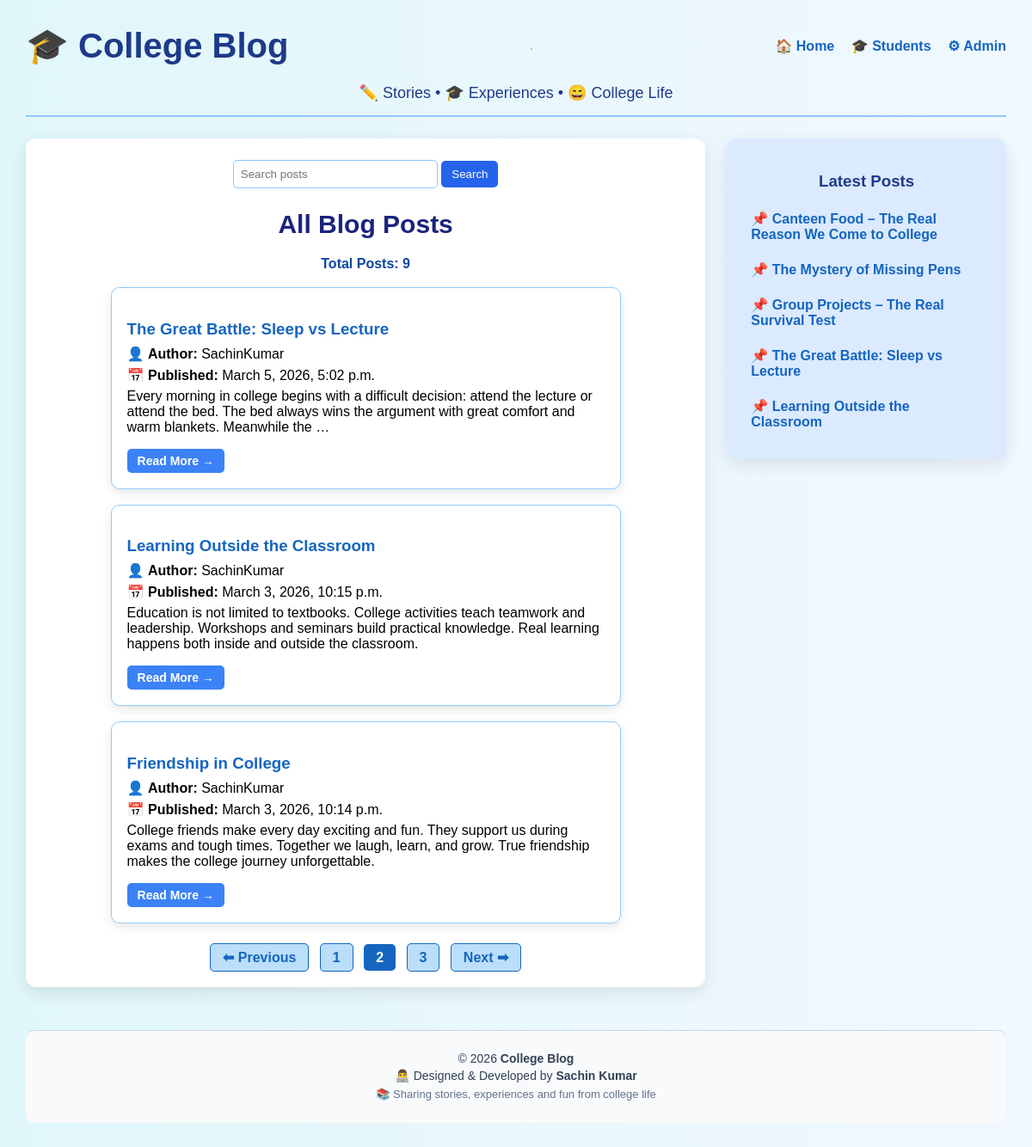
Screenshot of /?page=2 with the database file from the repository.
### blog/models.py (models this page shows, shortened)
class Post(models.Model):
    class Status(models.TextChoices):
        DRAFT = 'DF', 'Draft'
        PUBLISHED = 'PB', 'Published'
    title = models.CharField(max_length=250)
    slug = models.SlugField(max_length=250)
    body = models.TextField()
    publish = models.DateTimeField(default=timezone.now, db_index=True)
    created = models.DateTimeField(auto_now_add=True)
    updated = models.DateTimeField(auto_now=True)
    status = models.CharField(
        max_length=2,
        choices=Status.choices,
        default=Status.DRAFT
    )
    author = models.ForeignKey(
        settings.AUTH_USER_MODEL,
        on_delete=models.CASCADE,
        related_name='blog_posts'
    )
    objects = models.Manager()
    published = PublishedManager()
    class Meta:
        ordering = ['-publish']
    from django.urls import reverse
    from django.urls import reverse
    def get_absolute_url(self):
     return f"/{self.publish.year}/{self.publish.month}/{self.publish.day}/{self.slug}/"

### blog/views.py (the view)
# urls.py: path('', views.post_list, name='post_list'),
def post_list(request):
    query = request.GET.get('q')
    post_list = Post.published.all()
    if query:
        post_list = post_list.filter(title__icontains=query)
    paginator = Paginator(post_list, 3)
    page_number = request.GET.get('page')
    posts = paginator.get_page(page_number)
    latest_posts = Post.published.order_by('-publish')[:5]
    context = {
        'posts': posts,
        'latest_posts': latest_posts,
        'query': query
    }
    return render(request, 'blog/post/list.html', context)

### blog/models.py (called while the page is built)
    def get_queryset(self):
        return super().get_queryset().filter(status=Post.Status.PUBLISHED)

### blog/templates/blog/post/list.html (shortened to what this page needs)
{% extends "blog/base.html" %}
{% block content %}
<form method="get" style="text-align:center;margin-bottom:25px;">
<input type="text" name="q" placeholder="Search posts"
style="padding:8px;width:220px;border-radius:5px;border:1px solid #93c5fd;">
<button type="submit"
style="padding:8px 12px;background:#2563eb;color:white;border:none;border-radius:5px;">
Search
</button>
</form>
<h2>All Blog Posts</h2>
<p style="text-align:center;color:#0d47a1;font-weight:bold;">
Total Posts: {{ posts.paginator.count }}
</p>
{% if posts %}
{% for post in posts %}
<div class="post-box">
<h3>
<a href="{{ post.get_absolute_url }}">
{{ post.title }}
</a>
</h3>
<p>👤 <strong>Author:</strong> {{ post.author }}</p>
<p>📅 <strong>Published:</strong> {{ post.publish }}</p>
<p>{{ post.body|truncatewords:30 }}</p>
<a href="{{ post.get_absolute_url }}" style="
display:inline-block;
margin-top:10px;
padding:6px 12px;
background:#3b82f6;
color:white;
border-radius:5px;
font-size:14px;
">
Read More →
</a>
</div>
{% endfor %}
{% endif %}
<div class="pagination">
{% if posts.has_previous %}
<a href="?page={{ posts.previous_page_number }}">⬅ Previous</a>
{% endif %}
{% for num in posts.paginator.page_range %}
{% if posts.number == num %}
<strong>{{ num }}</strong>
{% else %}
<a href="?page={{ num }}">{{ num }}</a>
{% endif %}
{% endfor %}
{% if posts.has_next %}
<a href="?page={{ posts.next_page_number }}">Next ➡</a>
{% endif %}
</div>
{% endblock %}

### blog/templates/blog/base.html (shortened to what this page needs)
<!DOCTYPE html>
<html>
<head>
</head>
<body>
<body>
<div class="header">
<div style="
display:flex;
justify-content:space-between;
align-items:center;
margin-bottom:20px;
">
<h1 style="margin:0;">🎓 College Blog</h1>
<hr>
<div>
<a href="/" style="margin-right:15px;font-weight:bold;">🏠 Home</a>
<a href="/students/" style="margin-right:15px;font-weight:bold;">🎓 Students</a>
<a href="/admin/" style="font-weight:bold;">⚙ Admin</a>
</div>
</div>
<p style="text-align:center;color:#1e3a8a;">
✏️ Stories • 🎓 Experiences • 😄 College Life
</p>
<hr>
</div>
<div class="main-container">
<div class="content">
{% block content %}
{% endblock %}
</div>
<div class="sidebar">
<h3>Latest Posts</h3>
{% for post in latest_posts %}
<p>
<a href="{{ post.get_absolute_url }}">
📌 {{ post.title }}
</a>
</p>
{% endfor %}
</div>
</div>
<footer style="
margin-top:50px;
padding:20px 0;
text-align:center;
font-size:14px;
color:#334155;
background:#f8fafc;
border-top:1px solid #cbd5e1;
">
<p style="margin:4px;">© 2026 <strong>College Blog</strong></p>
<p style="margin:4px;">
👨‍💻 Designed & Developed by <strong>Sachin Kumar</strong>
</p>
<p style="margin:6px 0;font-size:13px;color:#64748b;">
📚 Sharing stories, experiences and fun from college life
</p>
</footer>
</body>
</html>

### blog/templates/blog/base.html (style rules this page uses)
body { font-family: Arial, Helvetica, sans-serif; margin:0; padding:30px; background: linear-gradient(to right,#dbeafe,#f0f9ff); }
.header { text-align:center; margin-bottom:25px; }
.header h1 { color:#1e3a8a; font-size:40px; margin-bottom:8px; }
.header p { color:#1e3a8a; font-size:18px; }
hr { border:1px solid #93c5fd; margin-top:15px; }
.main-container { display:flex; justify-content:center; gap:25px; align-items:flex-start; }
.content { width:65%; background:white; padding:25px; border-radius:12px; box-shadow:0px 6px 20px rgba(0,0,0,0.1); }
.sidebar { width:25%; background:#dbeafe; padding:20px; border-radius:12px; box-shadow:0px 6px 20px rgba(0,0,0,0.1); }
.sidebar h3 { text-align:center; color:#1e3a8a; margin-bottom:15px; }
.sidebar a { display:block; padding:8px; margin-bottom:6px; border-radius:6px; transition:0.3s; }
a { color:#1d4ed8; text-decoration:none; font-weight:bold; }
footer { text-align:center; margin-top:40px; padding:20px; background:#1e3a8a; color:white; font-size:14px; border-radius:10px; }
footer p { margin:4px; }

### blog/templates/blog/post/list.html (style rules this page uses)
body { background: linear-gradient(to right,#e0f7fa,#f1f8ff); font-family: Arial, Helvetica, sans-serif; }
h2 { color:#1a237e; text-align:center; margin-bottom:20px; font-size:30px; }
h3 { margin-bottom:8px; color:#1e40af; }
p { margin:6px 0; }
.post-box { border:1px solid #90caf9; padding:18px; width:75%; margin:18px auto; background:white; border-radius:10px; box-shadow:0px 4px 12px rgba(0,0,0,0.1); transition:0.3s; }
a { color:#1565c0; text-decoration:none; font-weight:bold; }
.pagination { text-align:center; margin-top:30px; }
.pagination a { padding:7px 14px; margin:4px; border:1px solid #1565c0; border-radius:5px; background:#bbdefb; }
.pagination strong { padding:7px 14px; margin:4px; border-radius:5px; background:#1565c0; color:white; }

### rows the page displays
Post: title "The Great Battle: Sleep vs Lecture", author "SachinKumar", publish "March 5, 2026, 5:02 p.m.", body "Every morning in college begins with a difficult decision: attend the lecture or attend the bed. The bed always wins the argument with great comfort and warm blankets. Meanwhile the …"
Post: title "Learning Outside the Classroom", author "SachinKumar", publish "March 3, 2026, 10:15 p.m.", body "Education is not limited to textbooks. College activities teach teamwork and leadership. Workshops and seminars build practical knowledge. Real learning happens both inside and outside the classroom."
Post: title "Friendship in College", author "SachinKumar", publish "March 3, 2026, 10:14 p.m.", body "College friends make every day exciting and fun. They support us during exams and tough times. Together we laugh, learn, and grow. True friendship makes the college journey unforgettable."
Post: title "Canteen Food – The Real Reason We Come to College"
Post: title "The Mystery of Missing Pens"
Post: title "Group Projects – The Real Survival Test"

### other values shown
{{ posts.paginator.count }} "9"
{{ num }} "1" "3"
{{ num }} "2"
